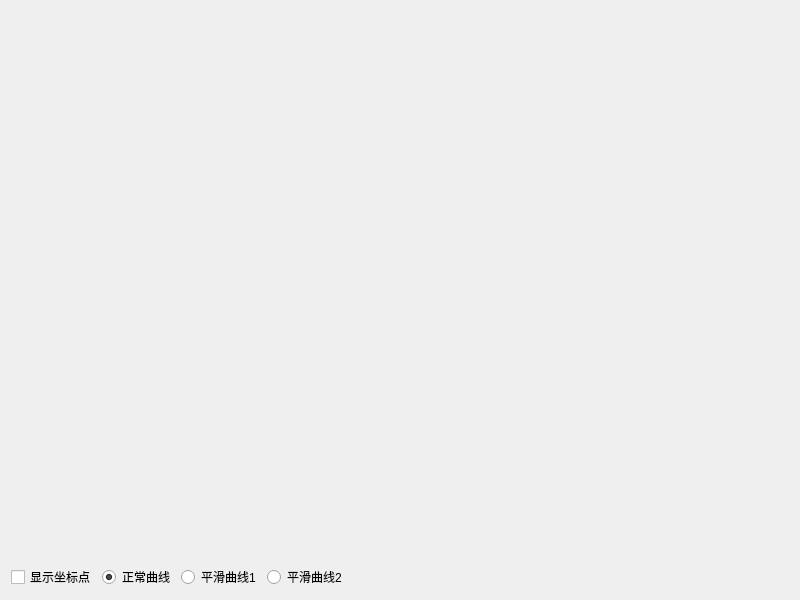
<?xml version="1.0" encoding="UTF-8"?>
<ui version="4.0">
 <class>frmSmoothCurve</class>
 <widget class="QWidget" name="frmSmoothCurve">
  <property name="geometry">
   <rect>
    <x>0</x>
    <y>0</y>
    <width>800</width>
    <height>600</height>
   </rect>
  </property>
  <property name="windowTitle">
   <string>Widget</string>
  </property>
  <layout class="QGridLayout" name="gridLayout">
   <item row="0" column="5">
    <spacer name="verticalSpacer">
     <property name="orientation">
      <enum>Qt::Vertical</enum>
     </property>
     <property name="sizeHint" stdset="0">
      <size>
       <width>20</width>
       <height>473</height>
      </size>
     </property>
    </spacer>
   </item>
   <item row="1" column="2">
    <widget class="QRadioButton" name="rbtnPathSmooth1">
     <property name="text">
      <string>平滑曲线1</string>
     </property>
    </widget>
   </item>
   <item row="1" column="3">
    <widget class="QRadioButton" name="rbtnPathSmooth2">
     <property name="text">
      <string>平滑曲线2</string>
     </property>
    </widget>
   </item>
   <item row="1" column="0">
    <widget class="QCheckBox" name="ckShowPoint">
     <property name="text">
      <string>显示坐标点</string>
     </property>
    </widget>
   </item>
   <item row="1" column="4">
    <spacer name="horizontalSpacer">
     <property name="orientation">
      <enum>Qt::Horizontal</enum>
     </property>
     <property name="sizeHint" stdset="0">
      <size>
       <width>549</width>
       <height>20</height>
      </size>
     </property>
    </spacer>
   </item>
   <item row="1" column="1">
    <widget class="QRadioButton" name="rbtnPathNormal">
     <property name="text">
      <string>正常曲线</string>
     </property>
     <property name="checked">
      <bool>true</bool>
     </property>
    </widget>
   </item>
  </layout>
 </widget>
 <layoutdefault spacing="6" margin="11"/>
 <resources/>
 <connections/>
</ui>
